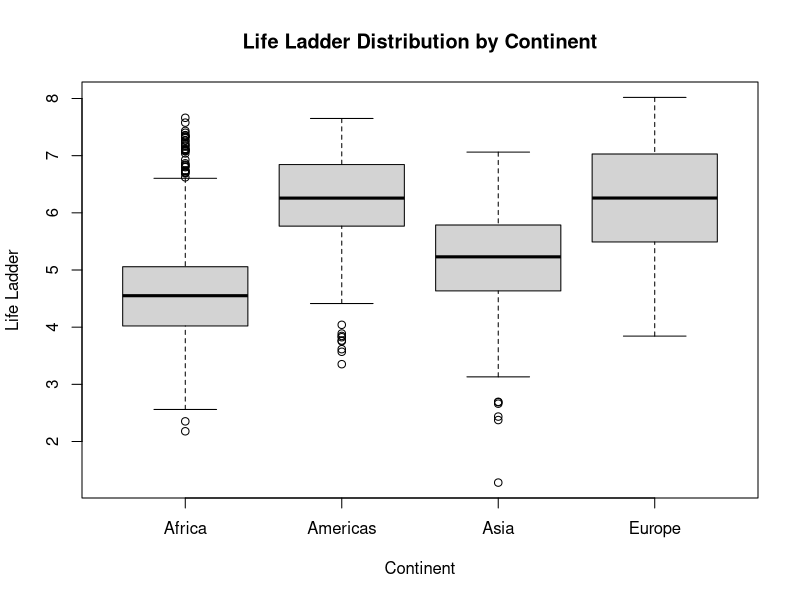
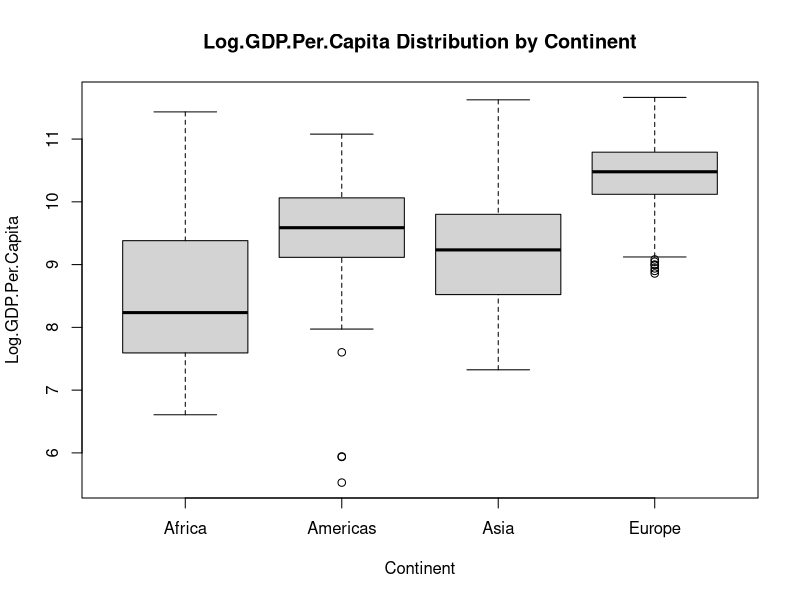
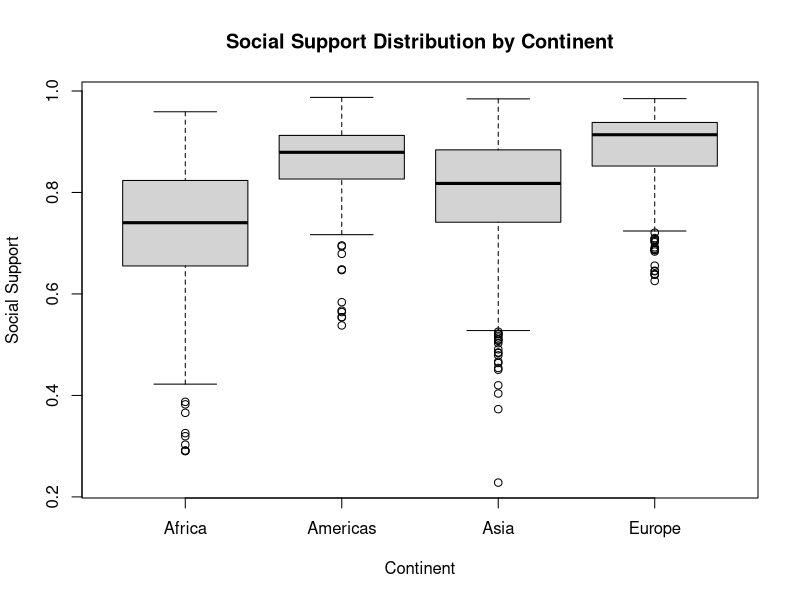
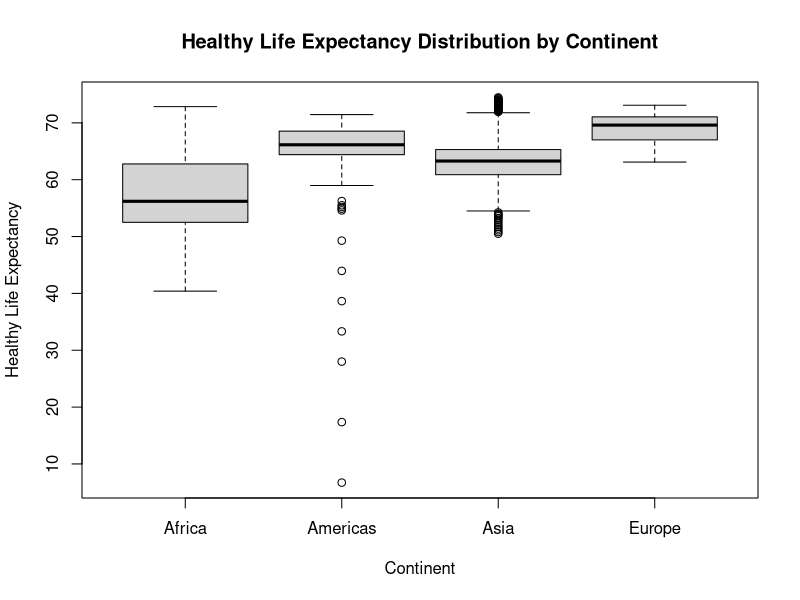
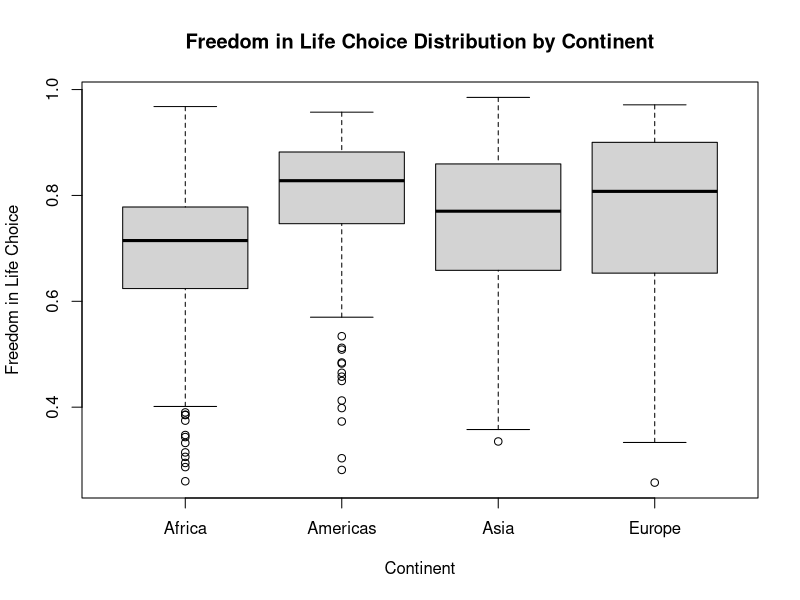
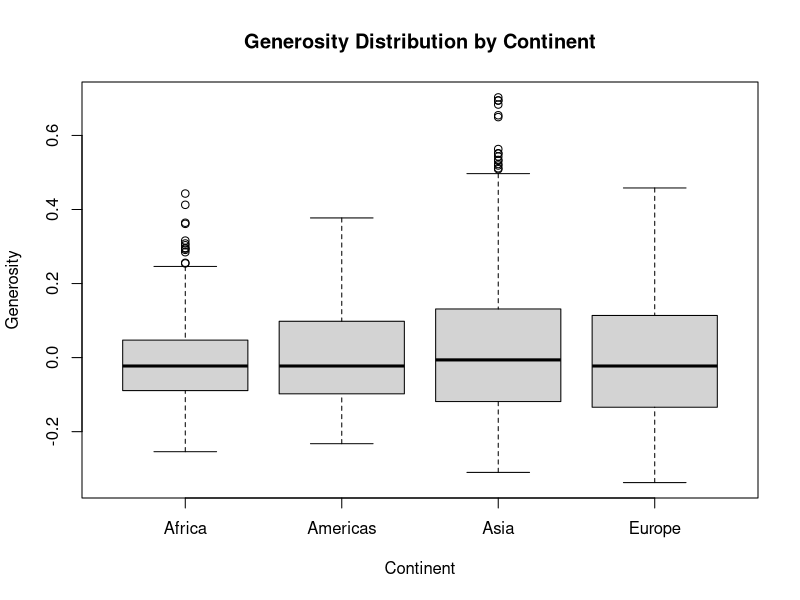
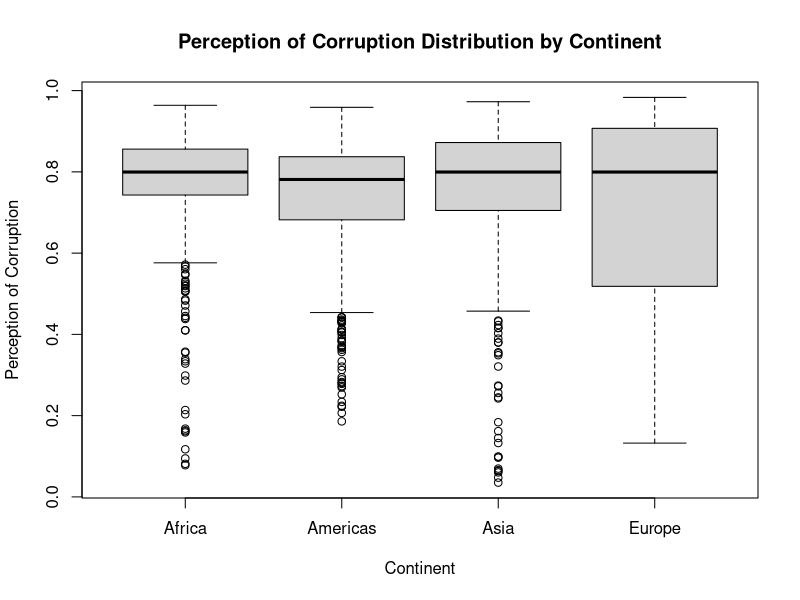
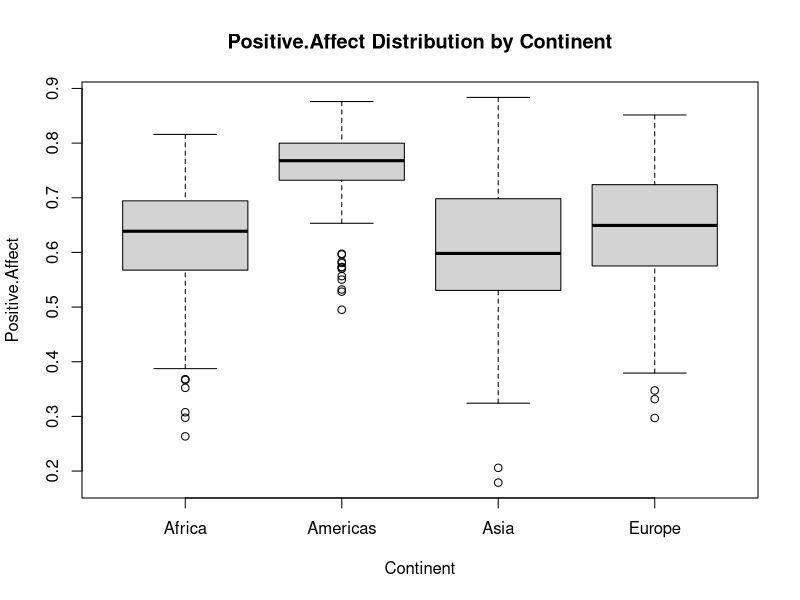

Generate these figures, in order, with R: (Note: this script raises an error after producing the figures.)
## ---- chunk 1
knitr::opts_chunk$set(echo = TRUE)
## ---- chunk 2
library(dplyr)
## ---- chunk 3
getwd()
setwd("/Users/emmahorton/Documents/GitHub/world_happiness_report/Datasets/")
df <- read.csv("WorldHappinessReport.csv")
#View(df)

## ---- chunk 4
#head(df)
#tail(df)
## ---- chunk 5
summary(df)
## ---- chunk 6
df[df$Regional.Indicator == "",]
## ---- chunk 7
cleaning <- df %>%
  mutate(Regional.Indicator = case_when(
    (is.na(Regional.Indicator) | Regional.Indicator == "") & Country.Name == 'Angola' ~ "Southern Africa",
    (is.na(Regional.Indicator) | Regional.Indicator == "") & Country.Name == 'Belize' ~ "Central America",
    (is.na(Regional.Indicator) | Regional.Indicator == "") & Country.Name == 'Bhutan' ~ "South Asia",
    (is.na(Regional.Indicator) | Regional.Indicator == "") & Country.Name == 'Central African Republic' ~ "Central Africa",
    (is.na(Regional.Indicator) | Regional.Indicator == "") & Country.Name == 'Congo (Kinshasa)' ~ "Central Africa",
    (is.na(Regional.Indicator) | Regional.Indicator == "") & Country.Name == 'Cuba' ~ "Caribbean",
    (is.na(Regional.Indicator) | Regional.Indicator == "") & Country.Name == 'Czechia' ~ "Central Europe",
    (is.na(Regional.Indicator) | Regional.Indicator == "") & Country.Name == 'Djibouti' ~ "East Africa",
    (is.na(Regional.Indicator) | Regional.Indicator == "") & Country.Name == 'Eswatini' ~ "Southern Africa",
    (is.na(Regional.Indicator) | Regional.Indicator == "") & Country.Name == 'Guyana' ~ "Anglophone Caribbean",
    (is.na(Regional.Indicator) | Regional.Indicator == "") & Country.Name == 'Oman' ~ "Middle East",
    (is.na(Regional.Indicator) | Regional.Indicator == "") & Country.Name == 'Qatar' ~ "Middle East",
    (is.na(Regional.Indicator) | Regional.Indicator == "") & Country.Name == 'Somalia' ~ "East Africa",
    (is.na(Regional.Indicator) | Regional.Indicator == "") & Country.Name == 'Somaliland region' ~ "East Africa",
    (is.na(Regional.Indicator) | Regional.Indicator == "") & Country.Name == 'South Sudan' ~ "North Africa",
    (is.na(Regional.Indicator) | Regional.Indicator == "") & Country.Name == 'Sudan' ~ "North Africa",
    (is.na(Regional.Indicator) | Regional.Indicator == "") & Country.Name == 'Suriname' ~ "South America",
    (is.na(Regional.Indicator) | Regional.Indicator == "") & Country.Name == 'Syria' ~ "Middle East",
    (is.na(Regional.Indicator) | Regional.Indicator == "") & Country.Name == 'Trinidad and Tobago' ~ "Caribbean",
    (is.na(Regional.Indicator) | Regional.Indicator == "") & Country.Name == 'Turkiye' ~ "Central and Eastern Europe",
    (is.na(Regional.Indicator) | Regional.Indicator == "") & Country.Name == 'State of Palestine' ~ "West Asia",
    TRUE ~ Regional.Indicator
  ))

## ---- chunk 8
cleaning[cleaning$Regional.Indicator == "", ]
## ---- chunk 9
View(cleaning)
## ---- chunk 10
medians <- cleaning %>% 
  summarize(across(where(is.numeric), ~median(., na.rm = TRUE)))

cleaning <- cleaning %>%
  mutate(across(where(is.numeric), ~ifelse(is.na(.), medians[[cur_column()]], .)))

summary(cleaning)
## ---- chunk 11
unique(cleaning$Regional.Indicator)
## ---- chunk 12
cleaning <- df %>%
  mutate(Continent = case_when(
    Regional.Indicator %in% c("South Asia", "Commonwealth of Independent States", "Southeast Asia", 
                  "East Asia", "Middle East", "West Asia") ~ "Asia",
    Regional.Indicator %in% c("Central and Eastern Europe", "Western Europe", "Central Europe") ~ "Europe",
    Regional.Indicator %in% c("Middle East and North Africa", "Southern Africa", "Sub-Saharan Africa", 
                  "Central Africa", "East Africa", "North Africa") ~ "Africa",
    Regional.Indicator %in% c("Latin America and Caribbean", "North America and ANZ", "Central America", 
                  "Caribbean", "Anglophone Caribbean", "South America") ~ "Americas",
    Regional.Indicator == "North America and ANZ" ~ "Oceania",
    TRUE ~ "Other" 
  ))
## ---- chunk 13
boxplot(Life.Ladder ~ Continent, data = cleaning,
        main = "Life Ladder Distribution by Continent",
        xlab = "Continent", ylab = "Life Ladder")

## ---- chunk 14
boxplot(Log.GDP.Per.Capita ~ Continent, data = cleaning,
        main = "Log.GDP.Per.Capita Distribution by Continent",
        xlab = "Continent", ylab = "Log.GDP.Per.Capita")
## ---- chunk 15
boxplot(Social.Support ~ Continent, data = cleaning,
        main = "Social Support Distribution by Continent",
        xlab = "Continent", ylab = "Social Support")
## ---- chunk 16
boxplot(Healthy.Life.Expectancy.At.Birth ~ Continent, data = cleaning,
        main = "Healthy Life Expectancy Distribution by Continent",
        xlab = "Continent", ylab = "Healthy Life Expectancy")
## ---- chunk 17
boxplot(Freedom.To.Make.Life.Choices ~ Continent, data = cleaning,
        main = "Freedom in Life Choice Distribution by Continent",
        xlab = "Continent", ylab = "Freedom in Life Choice")
## ---- chunk 18
boxplot(Generosity ~ Continent, data = cleaning,
        main = "Generosity Distribution by Continent",
        xlab = "Continent", ylab = "Generosity")
## ---- chunk 19
summary(cleaning)
boxplot(Perceptions.Of.Corruption ~ Continent, data = cleaning,
        main = "Perception of Corruption Distribution by Continent",
        xlab = "Continent", ylab = "Perception of Corruption")
## ---- chunk 20
boxplot(Positive.Affect ~ Continent, data = cleaning,
        main = "Positive.Affect Distribution by Continent",
        xlab = "Continent", ylab = "Positive.Affect")
## ---- chunk 21
boxplot(Negative.Affect ~ Continent, data = cleaning,
        main = "Negative Effect Distribution by Continent",
        xlab = "Continent", ylab = "Negative Effect")
## ---- chunk 22
cleaning -> happydf
## ---- chunk 23
write.csv(happydf,"/Users/emmahorton/Documents/GitHub/world_happiness_report/Cleaning/HappyDataFrame", row.names=FALSE)
